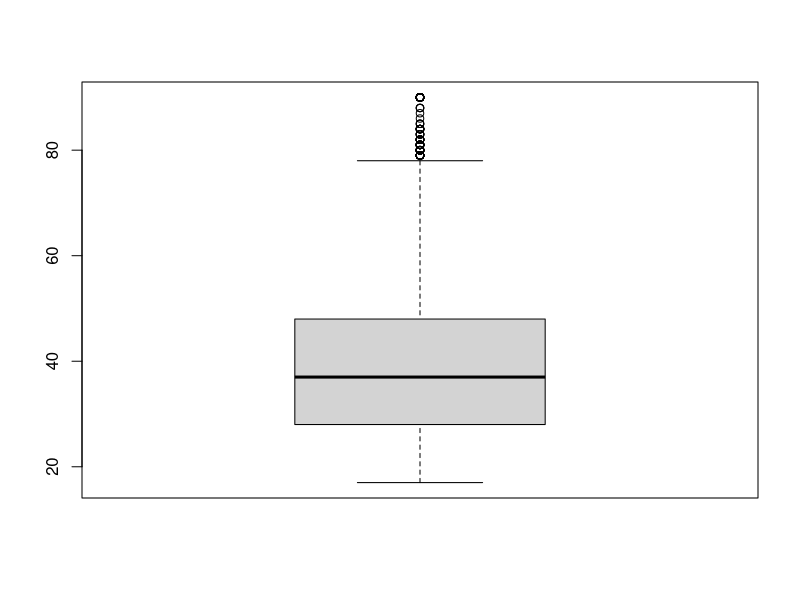
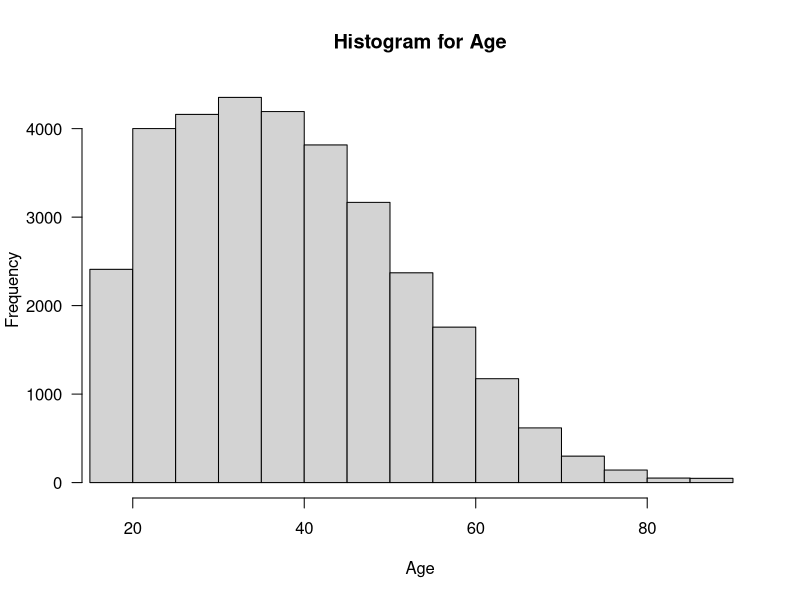
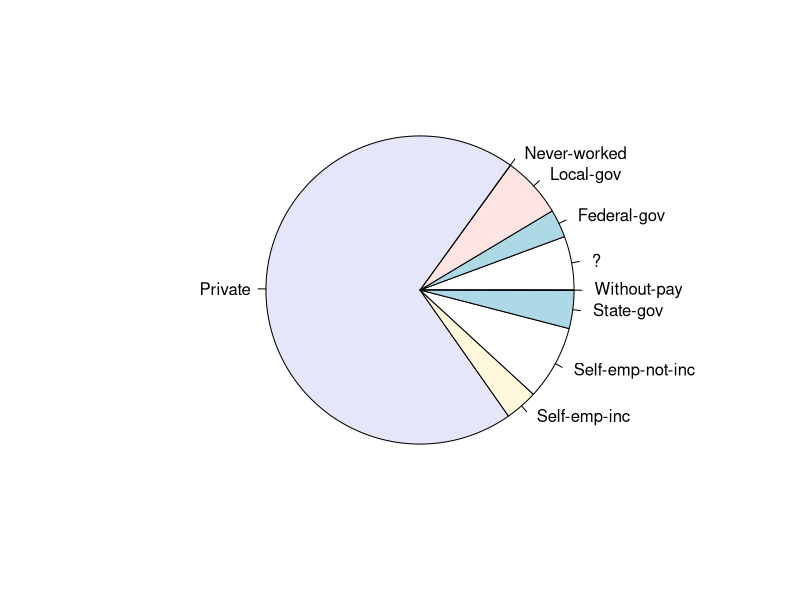
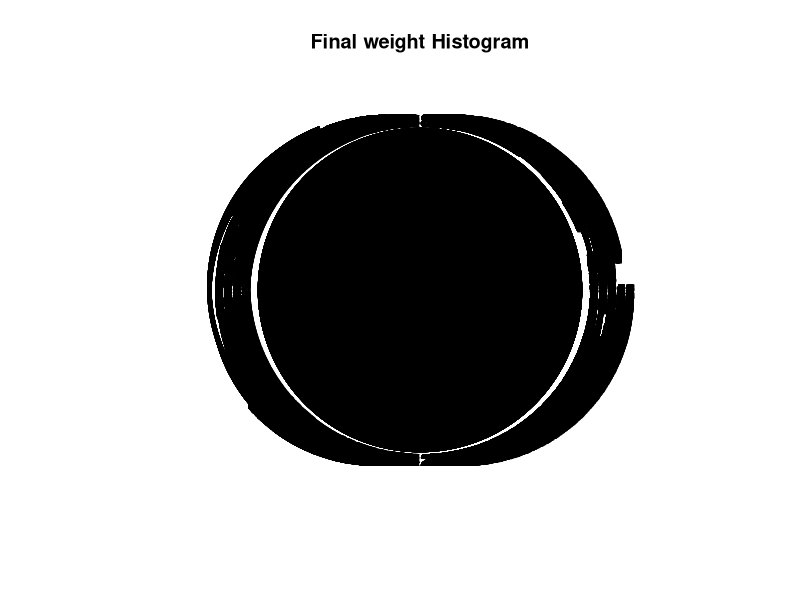

These figures' R source, in order: (Note: this script raises an error after producing the figures.)
# Introduction to Big Data
# Phase 3
# 
# Data used:
#     The data is from a census bureau database. 
#
# This script file reads the data, cleans it of missing values and visualizes the data by plotting histograms of each feature
#
# Dependencies (Libraries used):
#     1. corrplot (used to display the correlation matrix of the dataset)
#

#
# Installing and loading dependencies
#

# Install the corrplot library
install.packages("corrplot")
#Load required libraries
library(corrplot)

#
# Preprocessing and cleaning the data
#

# Read the data into a data frame
dataset = read.table("adult.data", header= TRUE, sep = ",")
# Print the feature names
colnames(dataset)
# Dimensions of the raw data
dim(dataset)

# Convert the dataset to integer format
#dataset[] <- lapply(dataset,as integer)

# Removing null values
na.omit(dataset)
#Checking dimensions after getting rid of null values
dim(dataset)
# Attach the database to the R search path
attach(dataset)

#
# Printing details of the dataset
#

# Print the summary of the dataset
summary(dataset)
# Display internal structure of dataset
str(dataset)



#
# Visualization
#
# Our dataset inclused people ranging from 17-90years of age.
summary(age)
boxplot(age)

# Display histogram of feature "age" . Our dataset is concentrated 
# in the 28-38(first quartile~second quartile) year range i.e which is expected as that would  
# categorize the working age group
## Frequency table
counts <- table(age)
counts
## The most frequent and least frequent values. 
# Most frequently occuring value is of the 36year olds. 
# Least frequent values for age 86 and 87.
counts[which.max(counts)]
counts[which.min(counts)]
hist(age,main="Histogram for Age",xlab="Age", xlim=c(17,90),las=1, 
     breaks=20)
# Display histogram of feature "workclass". Majority of the dataset 
# are employed in the private sector
pie(table(workclass))

# Display histogram of feature "fnlwgt"
#hist(fnlwgt, main = "Final weight Histogram", xlab = "Final weights")
pie(as.numeric(fnlwgt), main = "Final weight Histogram")
# Display histogram of feature "education"
hist(education)
# Display histogram of feature "education.num"
hist(education.num)
# Display histogram of feature "marital.status"
hist(marital.status)
# Display histogram of feature "occupation"
hist(occupation)
# Display histogram of feature "relationship"
hist(relationship)
# Display histogram of feature "race"
hist(race)
# Display histogram of feature "sex"
hist(sex)
# Display histogram of feature "capital.gain"
hist(capital.gain)
# Display histogram of feature "capital.loss"
hist(capital.loss)
# Display histogram of feature "hours.per.week"
hist(hours.per.week)
# Display histogram of feature "native.country"
hist(native.country)
# Display histogram of feature "prediction"
hist(prediction)
# Display the lower correlation plot of the dataset
corrplot(cor(dataset), method="number", type = "lower")
